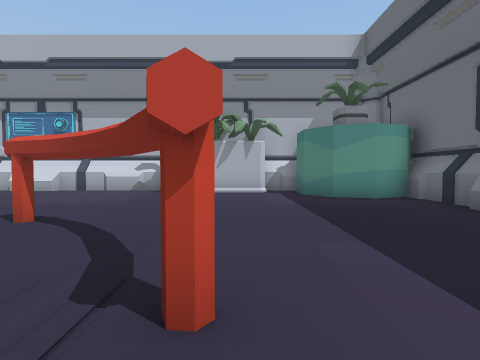
view 1 (above)

19 first-person views from a walk through a 3-D level made in the Unity game engine. The camera is 1.4 m above the floor, tilts 2° down and sees 80° across. The floor is counted in squares, 2 m on a side. Each view is taken from the middle of a square. On the plan, view 1 faces up. The plan holds only what a view shows up to about 10 squares ahead; the rest is blank.

view 2
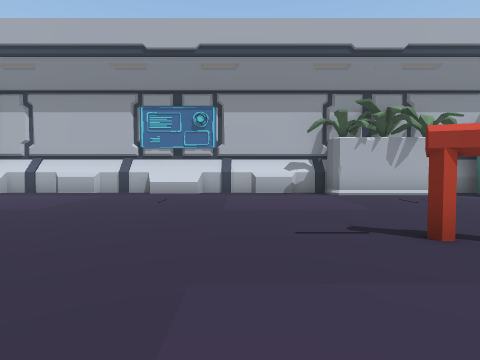

view 3
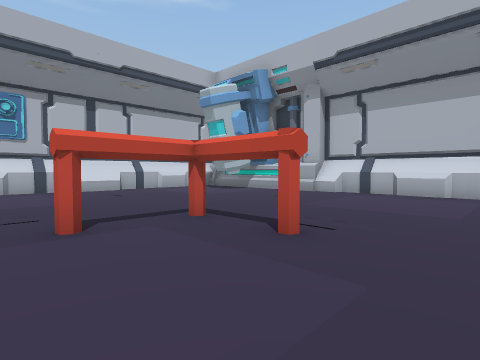

view 4
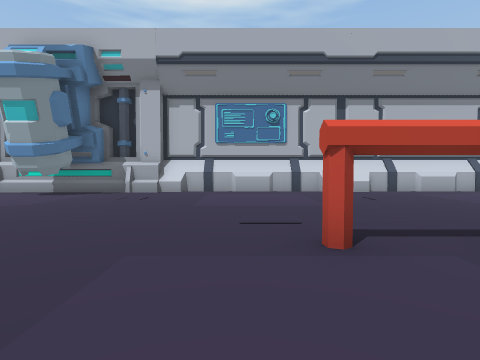

view 5
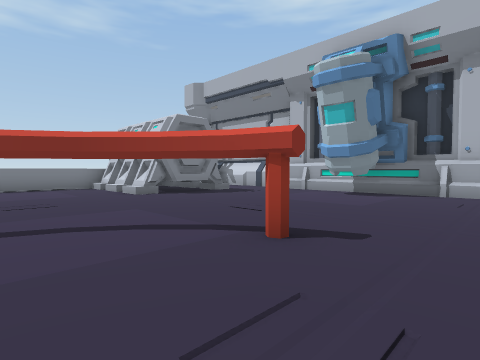

view 6
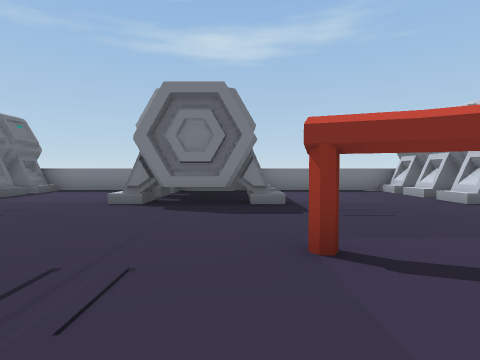

view 7
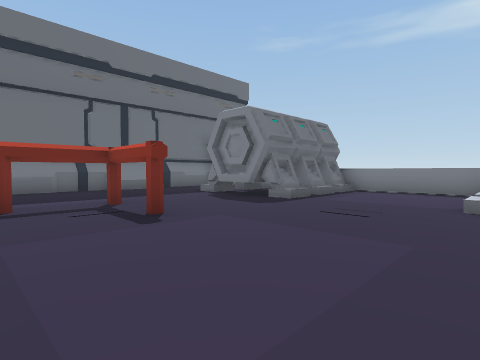

view 8
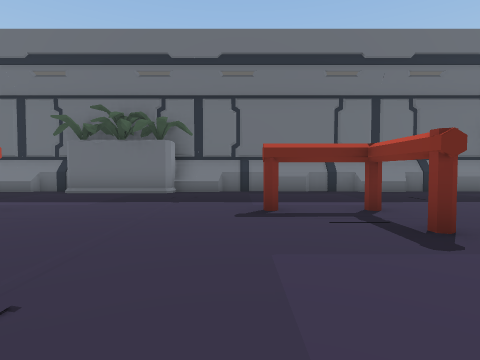

view 9
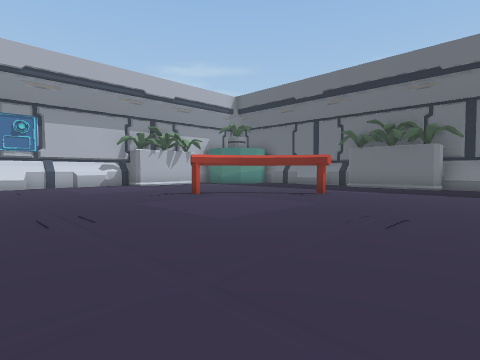

view 10
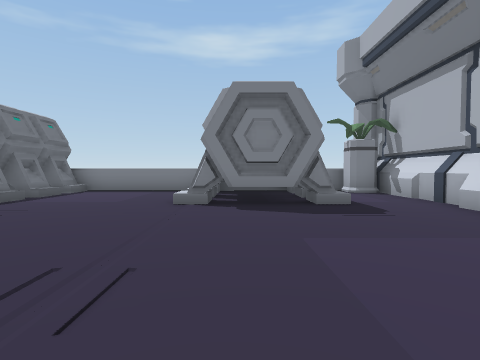

view 11
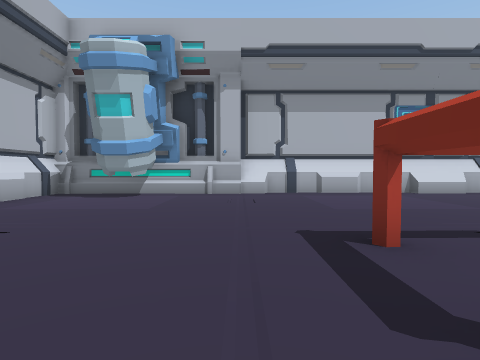

view 12
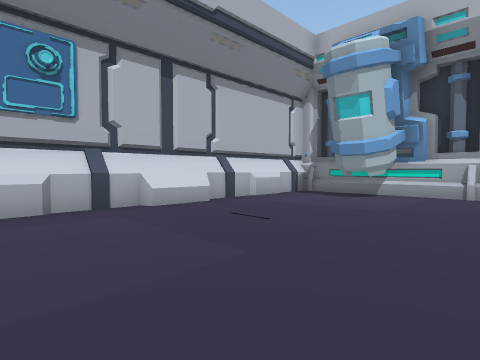

view 13
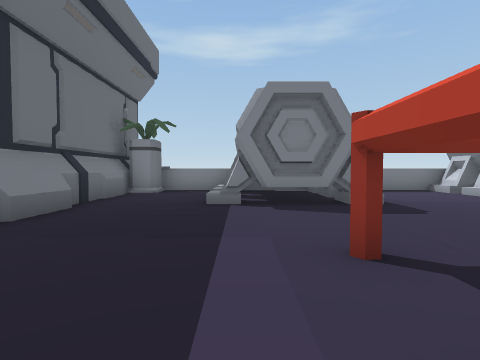

view 14
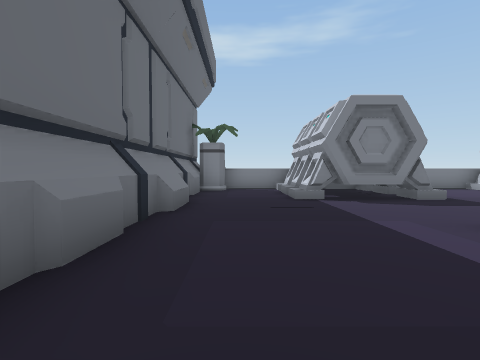

view 15
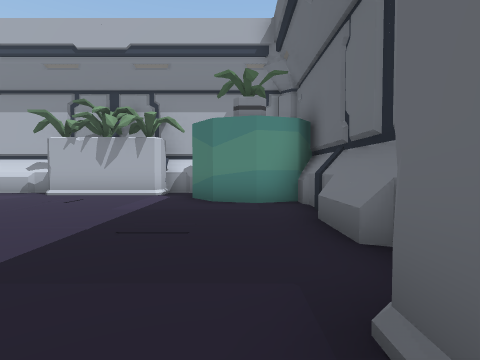

view 16
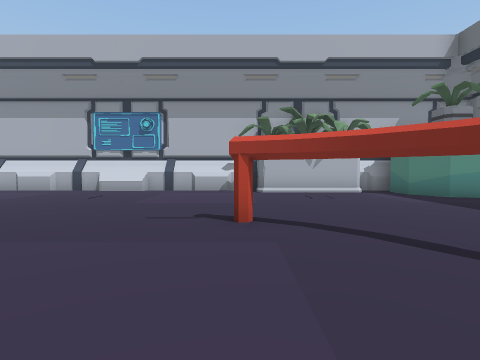

view 17
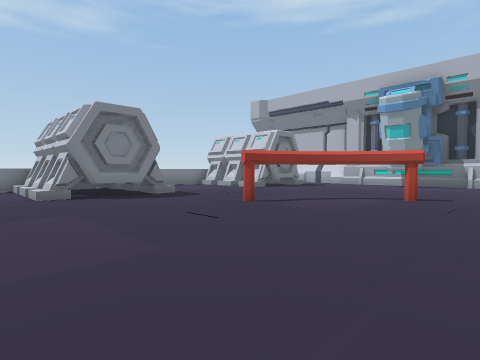

view 18
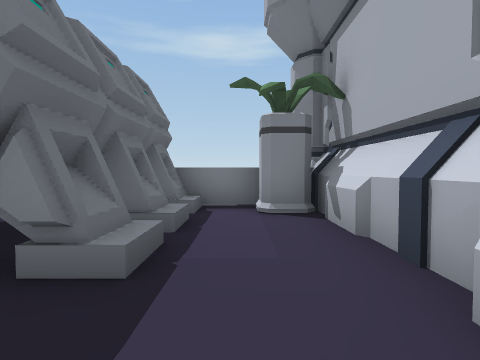

view 19
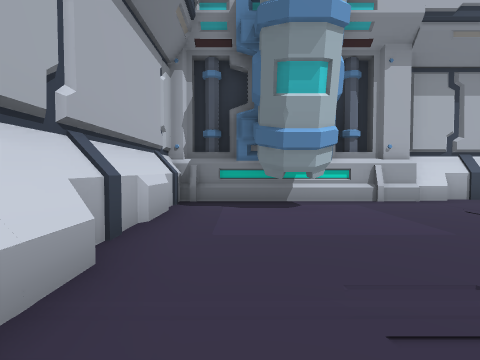

### Floor plan
Key: @ floor where view 1 was taken; # wall or solid block; . floor; / step, stairs or slope; ^ raised ledge; O other object.
Columns run from 19 left of view 1 to 5 right of it. Each row starts with its distance up from view 1.
 10 ################## ###
  9 #..#.............###.#
  8 #..#.................####
  7 #.......................#
  6 #.......................#
  5 ##......................#
  4 ##.....O#O......O ......#
  3 #................  .....#
  2 #......O..........  ...##
  1 #..................O...#
  0 #..................@...#
 -1 ##.....................##
 -2 ##......................#
 -3  #.....O#..........O....#
 -4  ##.....  ..............#
 -5  ##...... #......O.O....#
 -6  #........O.............#
 -7  #......................#
 -8 ##......................#
 -9 #../###....###....###...#
-10 #../##.....# .....#  ...#
-11 #../###....###....###...#
-12 ##./###....###....###..##
-13 #^^^  ^^^^^^ ^^^^^^ ^^^#

Positions as (right, up) in squares from view 1, and headings:
1: (0, 0), facing up
2: (-5, 1), facing up
3: (-8, 1), facing up-left
4: (-9, 1), facing left
5: (-9, -1), facing down-left
6: (-8, -3), facing down
7: (-6, -3), facing down-right
8: (-5, -3), facing right
9: (-8, -3), facing up-right
10: (-14, -3), facing down
11: (-13, 1), facing up
12: (-13, 1), facing up-left
13: (1, -3), facing down
14: (3, -2), facing down
15: (3, 1), facing up
16: (-3, 0), facing up
17: (-4, -1), facing down-left
18: (-17, -7), facing down
19: (-17, 3), facing up
